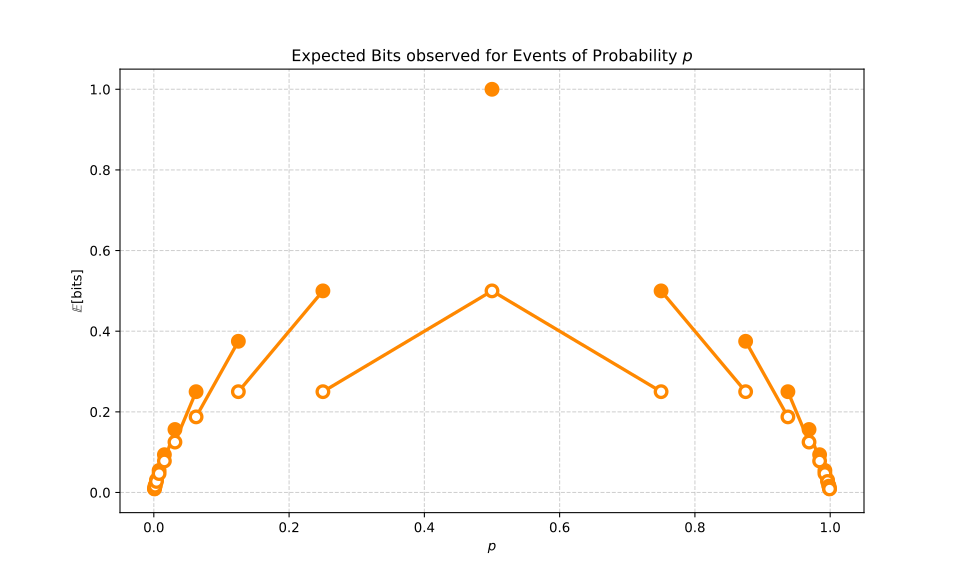

This figure's Python source:
import numpy as np
import matplotlib.pyplot as plt

line_width = 2.5
color = "#ff8800"

# Define function
def f(p):
    return np.floor(-np.log2(p)) * p + np.floor(-np.log2(1 - p)) * (1 - p)

# Domain excluding 0 and 1
p = np.linspace(1e-6, 1 - 1e-6, 20000)
y = f(p)

# Identify dyadic rationals for discontinuities
max_power = 10
dyadics = []
for n in range(1, max_power + 1):
    dyadics.append(2**-n)
    dyadics.append(1 - 2**-n)
dyadics = np.array(sorted(set(dyadics)))

# Remove dyadic points from plot line by inserting NaNs (to break vertical jumps)
p_plot = p.copy()
y_plot = y.copy()
for d in dyadics:
    idx = np.argmin(np.abs(p - d))
    y_plot[idx] = np.nan  # break the line at discontinuity

# Plot function with thicker line
plt.figure(figsize=(10, 6))
plt.plot(p_plot, y_plot, color=color, linewidth=line_width)

# Compute function values and limits at dyadics
filled_x = []
filled_y = []
empty_x = []
empty_y = []

for d in dyadics:
    if d <= 0 or d >= 1:
        continue
    val = f(d)
    filled_x.append(d)
    filled_y.append(val)

    # Left and right limits
    eps = 1e-12
    left_val = f(d - eps) if d - eps > 0 else None
    right_val = f(d + eps) if d + eps < 1 else None

    # Left-continuous at p=2^-n, right-continuous at p=1-2^-m
    if np.isclose(d, 2**-np.round(-np.log2(d))):  # of form 2^-n
        if right_val is not None:
            empty_x.append(d)
            empty_y.append(right_val)
    else:  # of form 1-2^-m
        if left_val is not None:
            empty_x.append(d)
            empty_y.append(left_val)

# Scatter filled dots (larger, with edge for emphasis)
plt.scatter(filled_x, filled_y, facecolors=color, edgecolors=color,
            linewidths=line_width, zorder=3, s=30*line_width, marker="o")

# Scatter outlined dots (limits)
plt.scatter(empty_x, empty_y, facecolors="white", edgecolors=color,
            linewidths=line_width, zorder=3, s=30*line_width, marker="o")

# Labels
plt.xlabel("$p$")
plt.ylabel(r"$\mathbb{E}[\mathrm{bits}]$")
plt.title(r"Expected Bits observed for Events of Probability $p$")
plt.grid(True, linestyle="--", alpha=0.6)

# Save as SVG
svg_path = "./expected_bits_plot.svg"
plt.savefig(svg_path, format="svg")
plt.show()
plt.close()
